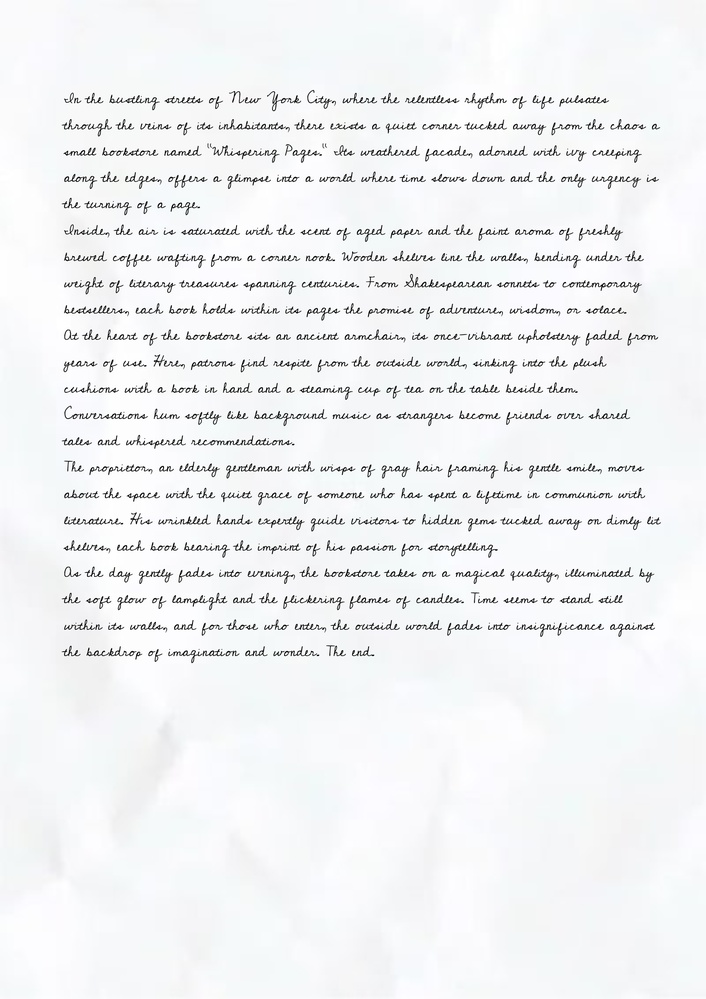
#> input picture test-before.jpg, 706 x 999 px, shrunk from 1588 x 2246 before the run
$ python main.py
#> lines starting #> are read from the running program, lines starting #| are printed output that depends on the picture; after the words box and inside, x2 and y2 are one past the last pixel; in counts of white or black regions, pixels touching at a corner belong together
### visualize.py
import cv2
from analysis import findHorizontalCenterZeros
from utils import binarizeImage, calcBlackPixelsAlongHeight

def previewSplitLines(imagePath: str, afterPath: str = "test-after.jpg", lineColor: tuple = (0, 0, 255),) -> None:
    # Function draws lines horizontally. How it works ?
    # We get where to draw lines using findHorizontalCenterZeros()
    # and draw them on the image for preview (without cropping)
#> called with imagePath = 'test-before.jpg', afterPath = 'test-after.jpg', lineColor = (0, 0, 255)
    image = cv2.imread(imagePath)
#> image is the input picture: shape (999, 706, 3); mean B, G, R 242.5, 241, 239.8
    preview = image.copy()
    height, width = image.shape[:2]
#> height = 999; width = 706

    binaryImage = binarizeImage(imagePath)
#> in binarizeImage, `_, binaryImage = cv2.threshold(grayImage, 0, 255, cv2.THRESH_BINARY + ..`:
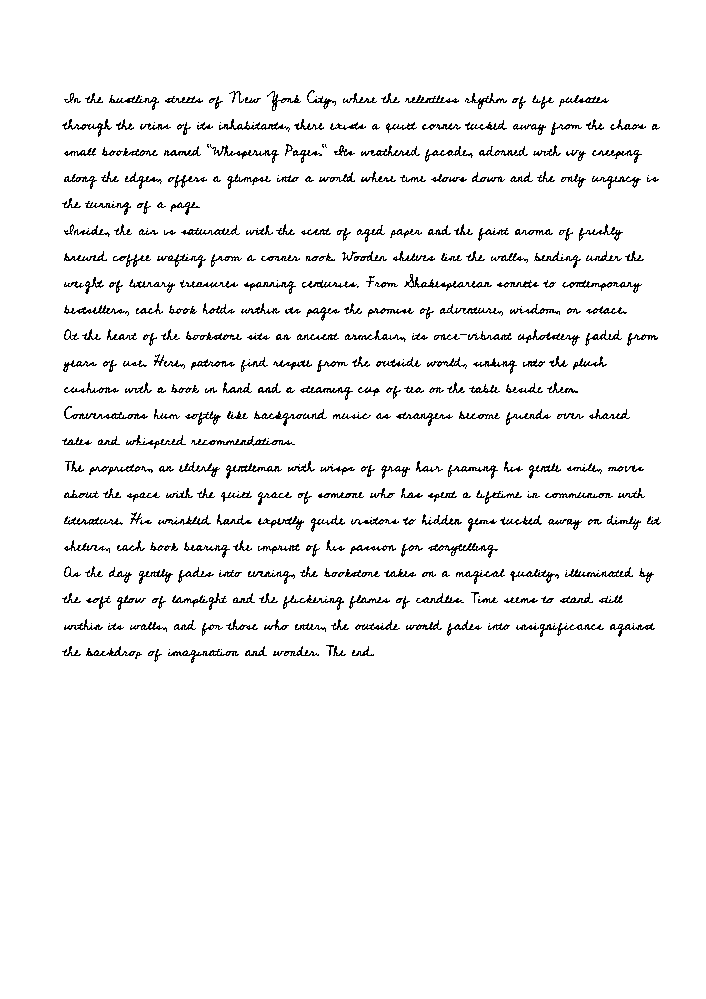
#> binaryImage: shape (999, 706); 95.5% white; black in thin lines or dots, all inside (x1, y1, x2, y2) = (62, 90, 661, 663)
    pixelCounts = calcBlackPixelsAlongHeight(binaryImage)
#> pixelCounts = 999 values, max 394 at index 523, min 0 at index 0, mean 31.51
    horizontalSplitPoints = findHorizontalCenterZeros(pixelCounts)
#> the loop in findHorizontalCenterZeros, `for i, num in enumerate(data):` made 999 passes
#> centerIndex on passes 91, 120, 145, 172, 199, 225, 252, 275, 304, 330, 355, 383: 44, 114, 140, 166, 193, 219, 246, 270, 298, 324, 349, 377
#> after the loop in findHorizontalCenterZeros, `for i, num in enumerate(data):`: centerIndex = 640; centerZeros = [44, 114, 140, 166, 193, 219, 246, 270, 298, 324, 349, 377, 402, 430, 454, 483, 508, 535, 561, 587, 614, 640]; startIndex = 663
#> horizontalSplitPoints has the same summary as centerZeros in findHorizontalCenterZeros

    for y in horizontalSplitPoints:
        cv2.line(preview, (0, y), (width, y), lineColor, 2)
#> this loop made 22 passes
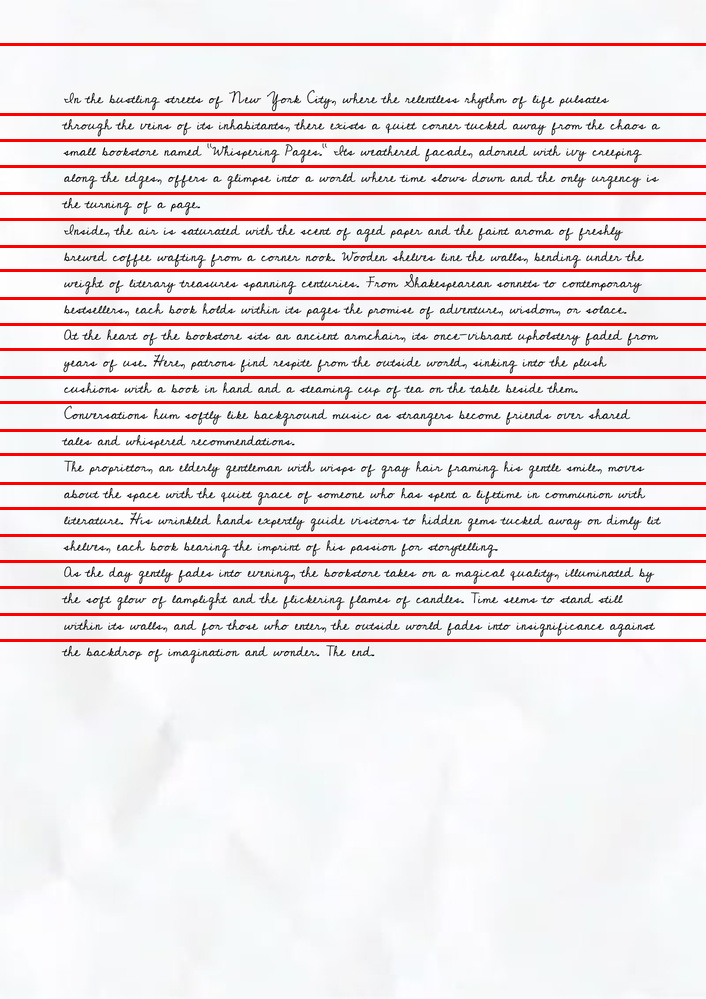
#> preview: shape (999, 706, 3); 6.61% of pixels changed, all inside (x1, y1, x2, y2) = (0, 43, 706, 642)

    cv2.imwrite(afterPath, preview)

### utils.py
import cv2
import numpy as np

def binarizeImage(imagePath: str) -> np.ndarray:
    # code is used for binarize image (image only consist of black and white colors)
    colorImage = cv2.imread(imagePath)
    grayImage = cv2.cvtColor(colorImage, cv2.COLOR_BGR2GRAY)
    _, binaryImage = cv2.threshold(grayImage, 0, 255, cv2.THRESH_BINARY + cv2.THRESH_OTSU)
    return binaryImage

def calcBlackPixelsAlongHeight(binaryImage: np.ndarray) -> list[int]:
    # calcBlackPixelsAlongHeight() function calculate pixels horizontally as it is shown in the upper image
    return [int(np.sum(binaryImage[y, :] == 0)) for y in range(binaryImage.shape[0])]

def calcBlackPixelsAlongWidth(binaryImage: np.ndarray) -> list[int]:
    # do the same thing for the width(columns)
    return [int(np.sum(binaryImage[:, x] == 0)) for x in range(binaryImage.shape[1])]

def cropLine(imagePath: str, margin: int = 2) -> str:
    # there are drawn lines before we divide it into the parts and this function is used to crop these lines.
    # it should be croped because algorithm recognize it as a word
    image = cv2.imread(imagePath)
    height = image.shape[0]
    croppedImage = image[margin:height - margin, :]
    cv2.imwrite(imagePath, croppedImage)
    return imagePath

def cropEmptySpaces(imagePath: str) -> str:
    # function to crop image that we apply algorithm from top, bottom, left and right until it reaches a black pixel.
    img = cv2.imread(imagePath, cv2.IMREAD_GRAYSCALE)
    _, binaryImg = cv2.threshold(img, 0, 255, cv2.THRESH_BINARY + cv2.THRESH_OTSU)
    invertedImg = cv2.bitwise_not(binaryImg)
    nz = cv2.findNonZero(invertedImg)
    if nz is None:
        return imagePath
    x, y, w, h = cv2.boundingRect(nz)
    croppedImg = img[y:y + h, x:x + w]
    cv2.imwrite(imagePath, croppedImg)
    return imagePath

### analysis.py
from PIL import Image

# [35 lines left out: functions zeroSequenceLengths, findMostChange, not called in this run]

def findHorizontalCenterZeros(data: list[int]) -> list[int]:
    # it returns the indexes of zero that is in the center of zero sequence.
    # We'll use it as a horizontal dividing point. For example :
    # [0, 0, 0, 1, 2, 3, 4, 5, 0, 0, 0, 0, 0, 1, 2]
    # it will return [1, 10]
    # there are two 0 sequences and this returned list are the indexes of the center zeros in each sequence
    centerZeros = []
    startIndex = None
    for i, num in enumerate(data):
        if num == 0:
            if startIndex is None:
                startIndex = i
        else:
            if startIndex is not None:
                centerIndex = (startIndex + i - 1) // 2
                centerZeros.append(centerIndex)
                startIndex = None
    return centerZeros

# [74 lines left out: functions findVerticalCenterZeros, perfectDividingPoints, not called in this run]

### splitter.py
import os
import cv2
import tempfile
import numpy as np
from toolz import pipe

from analysis import (
    findHorizontalCenterZeros,
    findMostChange,
    findVerticalCenterZeros,
    perfectDividingPoints,
    zeroSequenceLengths,
)

from utils import (
    binarizeImage,
    calcBlackPixelsAlongHeight,
    calcBlackPixelsAlongWidth,
    cropEmptySpaces,
    cropLine,
)

def _getHorizontalSplitPoints(imagePath: str, usePerfectDivide: bool) -> list[int]:
    # as I mentioned before there is two functions to divide text into words:
    # If your writing is perfect(including word text images etc), use findHorizontalCenterZeros()
    # If your writing is not soo perfect (there are tight and inclined lines or bad handwriting), use perfectDividingPoints()
    binaryImage = binarizeImage(imagePath)
    pixelCounts = calcBlackPixelsAlongHeight(binaryImage)
    if usePerfectDivide:
        return perfectDividingPoints(pixelCounts, imagePath)
    return findHorizontalCenterZeros(pixelCounts)

def _getVerticalSplitPoints(imagePath: str) -> list[int]:
    binaryImage = binarizeImage(imagePath)
    pixelCounts = calcBlackPixelsAlongWidth(binaryImage)
    spaceLimit = pipe(
        pixelCounts,
        zeroSequenceLengths,
        lambda x: sorted(set(x)),
        findMostChange,
    )
    return findVerticalCenterZeros(pixelCounts, spaceLimit)

def _cropHorizontalSegments(imagePath: str, splitPoints: list[int]) -> list[np.ndarray]:
    # crop the image at each horizontal dividing point (from findHorizontalCenterZeros() or perfectDividingPoints())
    image = cv2.imread(imagePath)
    segments = []
    boundaries = [0] + splitPoints + [image.shape[0]]
    for i in range(len(boundaries) - 1):
        segment = image[boundaries[i]:boundaries[i + 1], :]
        segments.append(segment)
    return segments

# [9 lines left out: function _cropVerticalSegments, not called in this run]

def splitImage(imagePath: str, outputDir: str, usePerfectDivide: bool = False) -> int:
    # this part combine all functions and save divided words as separate images.
    os.makedirs(outputDir, exist_ok=True)
    horizontalSplitPoints = _getHorizontalSplitPoints(imagePath, usePerfectDivide)
#> the loop in findHorizontalCenterZeros (call 2), `for i, num in enumerate(data):` made 999 passes
#> horizontalSplitPoints has the same summary as centerZeros in findHorizontalCenterZeros
    lineSegments = _cropHorizontalSegments(imagePath, horizontalSplitPoints)
#> in _cropHorizontalSegments, `boundaries = [0] + splitPoints + [image.shape[0]]`: boundaries = [0, 44, 114, 140, 166, 193, 219, 246, 270, 298, 324, 349, 377, 402, 430, 454, 483, 508, 535, 561, 587, 614, 640, 999]
#> the loop in _cropHorizontalSegments, `for i in range(len(boundaries) - 1):` made 23 passes
#> pass 2, in _cropHorizontalSegments, `segment = image[boundaries[i]:boundaries[i + 1], :]`:
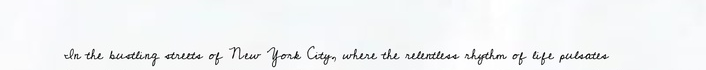
#> segment: shape (70, 706, 3); mean B, G, R 244.7, 243.5, 242
#> pass 3, in _cropHorizontalSegments, `segment = image[boundaries[i]:boundaries[i + 1], :]`:
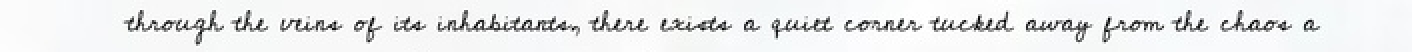
#> segment: shape (26, 706, 3) (shown 2 times larger); mean B, G, R 234.7, 234.3, 233.3
#> after the loop in _cropHorizontalSegments, `for i in range(len(boundaries) - 1):`: segments = 23 items
#> lineSegments = 23 items

    wordIndex = 0
    for lineImg in lineSegments:
        with tempfile.NamedTemporaryFile(suffix=".jpg", delete=False) as tmp:
            tmpPath = tmp.name

        try:
            cv2.imwrite(tmpPath, lineImg)
            cropLine(tmpPath)
#> in cropLine, `croppedImage = image[margin:height - margin, :]`:
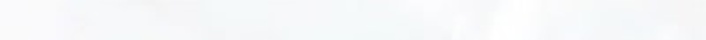
#> croppedImage: shape (40, 706, 3); mean B, G, R 250.1, 248.7, 247.2
            cropEmptySpaces(tmpPath)
#> in cropEmptySpaces, `_, binaryImg = cv2.threshold(img, 0, 255, cv2.THRESH_BINARY + cv2.THRE..`:
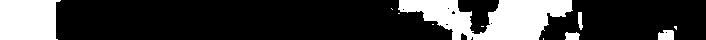
#> binaryImg: shape (40, 706); 24.1% white; 11 white regions (6 under 20 px), largest, box (x1, y1, x2, y2) and area: (398, 0, 573, 40) 4228, (0, 0, 61, 40) 2251, (658, 30, 674, 40) 143, (565, 32, 580, 40) 100, (578, 12, 583, 30) 67
#> in cropEmptySpaces, `nz = cv2.findNonZero(invertedImg)`: nz = contour of 21431 points, box (x1, y1, x2, y2) (56, 0, 706, 40), area 94
#> in cropEmptySpaces, `x, y, w, h = cv2.boundingRect(nz)`: x = 56; y = 0; w = 650; h = 40

            verticalSplitPoints = _getVerticalSplitPoints(tmpPath)
#> in binarizeImage (call 3), `_, binaryImage = cv2.threshold(grayImage, 0, 255, cv2.THRESH_BINARY + ..`:
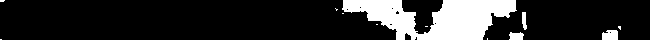
#> binaryImage: shape (40, 650); 17.6% white; 12 white regions (8 under 20 px), largest, box (x1, y1, x2, y2) and area: (342, 0, 517, 40) 4227, (602, 30, 618, 40) 144, (509, 32, 524, 40) 99, (522, 12, 527, 30) 68
#> in _getVerticalSplitPoints, `pixelCounts = calcBlackPixelsAlongWidth(binaryImage)`: pixelCounts = 650 values, max 40 at index 5, min 0 at index 399, mean 32.97
            wordSegments = _cropVerticalSegments(tmpPath, verticalSplitPoints)

            for wordImg in wordSegments:
                outputPath = os.path.join(outputDir, f"word_{wordIndex:04d}.jpg")
                cv2.imwrite(outputPath, wordImg)
                wordIndex += 1
        except Exception:
            continue
        finally:
            if os.path.exists(tmpPath):
                os.remove(tmpPath)

    return wordIndex

### main.py
from splitter import splitImage
from visualize import previewSplitLines

outputDir = "crops"
imagePath = "test-before.jpg"
afterPath = "test-after.jpg"

# If your writing is perfect (including word text images etc), use usePerfectDivide = False (findHorizontalCenterZeros())
# If your writing is not so perfect (there are tight and inclined lines or bad handwriting), use usePerfectDivide = True (perfectDividingPoints())
usePerfectDivide = False
runPreview = True
runSplit = True

if runPreview:
    previewSplitLines(imagePath, afterPath=afterPath)

if runSplit:
    # this part combine all functions and save divided words as separate images.
#> (the run stopped early here; a loop or call above may not have finished)
